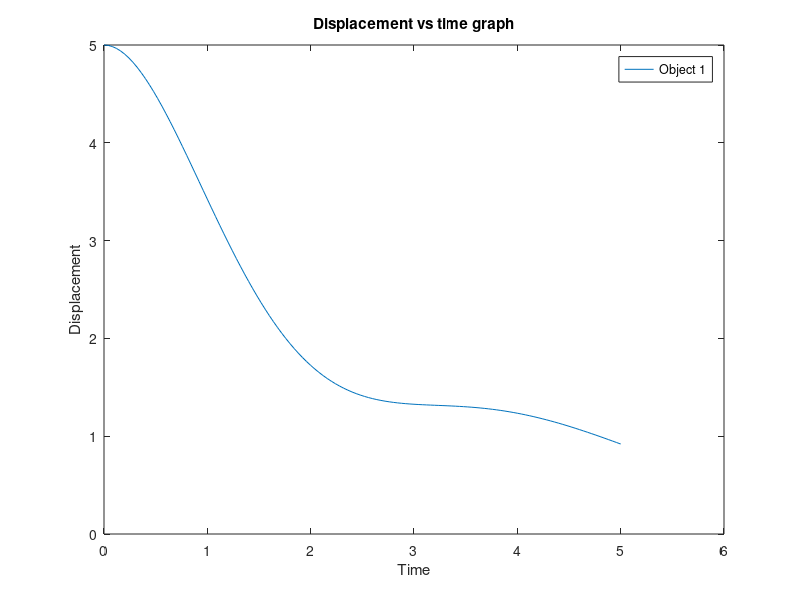

The MATLAB source for this figure:
clear
%Taking input for number of boxes 
n = input('enter number of boxes \n');
%Inputs for spring constants.
k = input('enter value of the spring constants in N/m \n');
 for g = 2:n+1
    k = [k;input('enter value of the spring constants in N/m \n')];
 end
 %Inputs for mass of objects.
 m = input('Enter the mass of objects in Kg \n');
 for g = 2:n
    m = [m;input('Enter the mass of objects in Kg \n')];
 end
 %Input for inital displacements.
 C = input('enter the initial displacement with direction of the n blocks \n');
 for g = 2:n
    C = [C;input('enter the initial displacement with direction of the n blocks \n')];
 end
 %Input for damping constants. 
 d = input('enter value of dmaping constant \n');
 %Input for time of movie.
 tm=input('enter time for the movie');
 %Creating the co-efficient matrix for differntial equations.
 for r = 1:2*n
     if (r<=n)
        for c = 1:2*n
            if (c == n+r)
                X(r,c) = 1;
            else
                X(r,c) = 0;
            end
        end
     else
         for c = 1:2*n
             if (c == (r-n-1))
                 X(r,c) = (k(r-n)/m(r-n));
             elseif (c == r-n)
                 X(r,c) = ((-k(r-n)-k(r-n+1))/m(r-n));
             elseif (r==c)
                     X(r,c)= -d/m(r-n);
             elseif (c == r-n+1)
                 if((r-n)==n)
                    X(r,c)=0;
                 else
                    X(r,c) = (k(r-n+1)/m(r-n));
                 end
               else 
                 X(r,c) = 0;
             end
         end
     end
 end
 %Finding eigen ector and eigen values respectively.
 [V,D] = eig(X);

 for g = 1:n
     C = [C ; 0];
 end
 %Counter for time and movie frame starts
 t=0;
     for ctt=0:tm*25
 %Calculating the displacement of each block at time t.
     Y = V(:,1).*(exp(D(1,1)*t));
        for g=2:2*n
            Y = [Y,V(:,g).*(exp(D(g,g)*t))];
        end
        Y = [Y,C];
    if(t==0)
         Z = rref(Y);
    end
    W=Y(:,1).*Z(1,(2*n)+1);
    for g=2:2*n
        W = [W,(Y(:,g).*Z(g,(2*n)+1))];
    end
    for q = 1:2*n
        sm(q)=0;
        for r = 1:2*n
            sm(q) = sm(q)+ W(q,r);
        end
    end
 %Collecting data for final graph plots
    if(t==0)
        tim=0;
        dat=(sm');
    else
        tim=[tim,t];
        dat=[dat,(sm')];
    end
 %Creating background
    A = [170;-30;-30;170];
    B = [100;100;-100;-100];
    fill(A,B,'w')
   hold on;
 %Creating the boxes.  
   for j = 0:n-1
        h=33*j;
        K = [5+h+sm(j+1);-5+h+sm(j+1);-5+h+sm(j+1);5+h+sm(j+1)];
        L = [4;4;-4;-4];
        fill(K,L,'r')
    end
 %Drawing the surface
    x1=[-30;170];
    y1=[-4;-4];
    plot(x1,y1)
 %Making first holding clamp  
    sh1=[-28,-28,-28.5,-28.5];
    sh2=[-4,4,4,-4];
    fill(sh1,sh2,'b');
 %Making the connecting wires
 for i=0:n    
      hd=33*i;
         if(i==0)
            lx1 = [-28+hd;-24+hd];
         else
            lx1 = [-28+hd+sm(i);-24+hd+sm(i)];
         end
      ly1 = [0;0];
         if(i==n)
             lx2 = [-8+hd;-5+hd];
         else    
             lx2 = [-8+hd+sm(i+1);-5+hd+sm(i+1)];
         end
      ly2 = [0;0];
      plot(lx1,ly1);
      plot(lx2,ly2);
      xs1 = lx1(2);
      ys1 = 0;
      in=lx2(1)-lx1(2);
      in=in/16;
      xco=lx1(2);
%Making the spring.
      for k = 1:16
        xco=xco+in; 
            if(mod(k,2)==0)
                xs1=[xs1;xco];
                ys1=[ys1;0];
            else
                xs1=[xs1;xco];
                 ys1=[ys1;2];
            end
    end
 
    plot(xs1,ys1)
 end
%Making the other holding clamp.
 sh1=[lx2(2),lx2(2),lx2(2)+0.5,lx2(2)+0.5];
 sh2=[-4,4,4,-4];
 fill(sh1,sh2,'b');
 hold off;
 t=t+0.04;
%Capturing each frame.
 mvi(ctt+1)=getframe;
     end
%Playing the movie with the vector of frames     
%movie(mvi,1,25)
%Plotting the graph for simulation
plot(tim,dat(1,:));
legend('Object 1');
xlabel('Time');
ylabel('Displacement');
title('Displacement vs time graph');
clc